Frame 1 (no input): blank canvas, image omitted
Frame 60 (the mouse pressed at the canvas centre just before this capture): blank canvas, image omitted
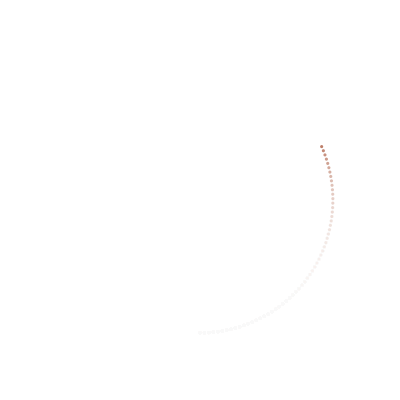
Frame 120 (the mouse held since frame 60 and released just before this capture)

The Processing sketch whose frames 1 and 60 were blank and that drew this single picture after the mouse press (run headless with seeded random() and noise(); from frame 60 on, the mouse is pressed at the canvas centre):

// Processing sketch: processing_122600
// ── processing_122600.pde

ArrayList<Orbit> poop = new ArrayList();
void setup() {
  size(400, 400);
  background(-1);
}
void mousePressed() {
  Orbit O = new Orbit(width/2, height/2, random(10, 200));
  poop.add(O);
}

void draw() {
  // background(0);
  noStroke();
  fill(-1, 20);
  rect(0, 0, width, height);
  for (int i=0; i<poop.size();i++) {
    Orbit O = (Orbit) poop.get(i);
    O.display();
    O.update();
  }
}

class Orbit {
  int locx, locy;
  float radius, i=0.0, v, r;
  color c;
  Orbit(int locx, int locy, float radius) {
    this.radius = radius;
    this.locy = locy;
    this.locx = locx;
    c = (color) random(#000000);
    v = random(0.5, 2);
    r = random(1, 10);
  }

  void display() {
    float x = locx+radius*sin(radians(i)); 
    float y = locy+radius*cos(radians(i));
    noStroke();
    fill(c);
    ellipse(x, y, r, r);
  }

  void update() {
    i=i+v;
    if (i>360)i=0;
  }
}
